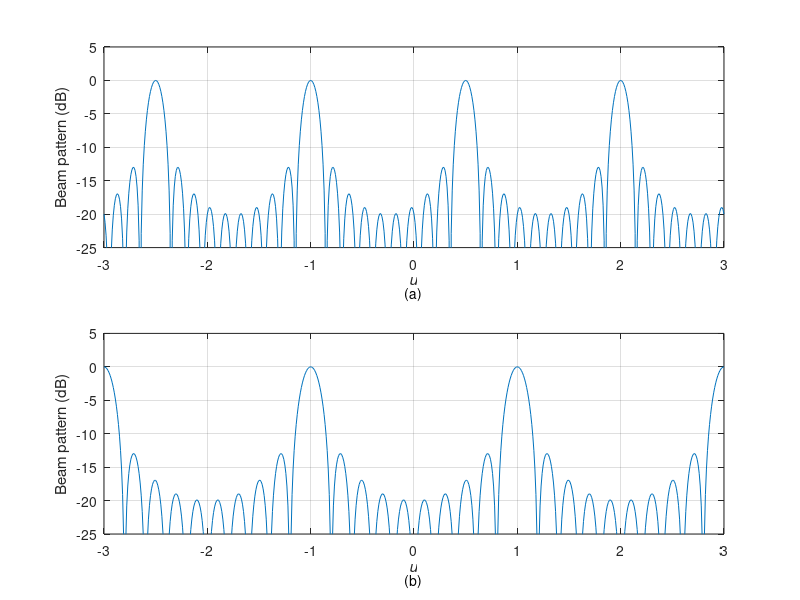

MATLAB code for this plot:
%%%%%%%%%%%%%%%%%%%%%%%%%%%%%%%%
% Figure 2.22
% Effect of element spacing on beam pattern
% Lillian Xu
% Last updated by K. Bell 7/22/01, 10/4/01
%%%%%%%%%%%%%%%%%%%%%%%%%%%%%%%%

clear all 
close all

N=10;
n=(-(N-1)/2:(N-1)/2)';
w=ones(N,1)/N;
u=-3:0.01:3;

d=[2/3 1/2];
theta=[30 90];
figure
s = ['(a)';'(b)'];
for m=1:2
    beam=(w.*exp(i*2*pi*n*d(m)*sin(theta(m)/180*pi)))'...
        *exp(i*2*pi*n*d(m)*u);
    subplot(2,1,m);
    plot(u,20*log10(abs(beam)));
    hold on
    axis([-3 3 -25 5])
    ylabel('Beam pattern (dB)')
    xlabel('\itu')
    text(0,-32,s(m,:),'HorizontalAlignment','center')
%title(['N=',num2str(N),', d=',num2str(d(m),2),' lambda, theta-Bar=',num2str(theta(m)),' degrees'])
    grid on
end
